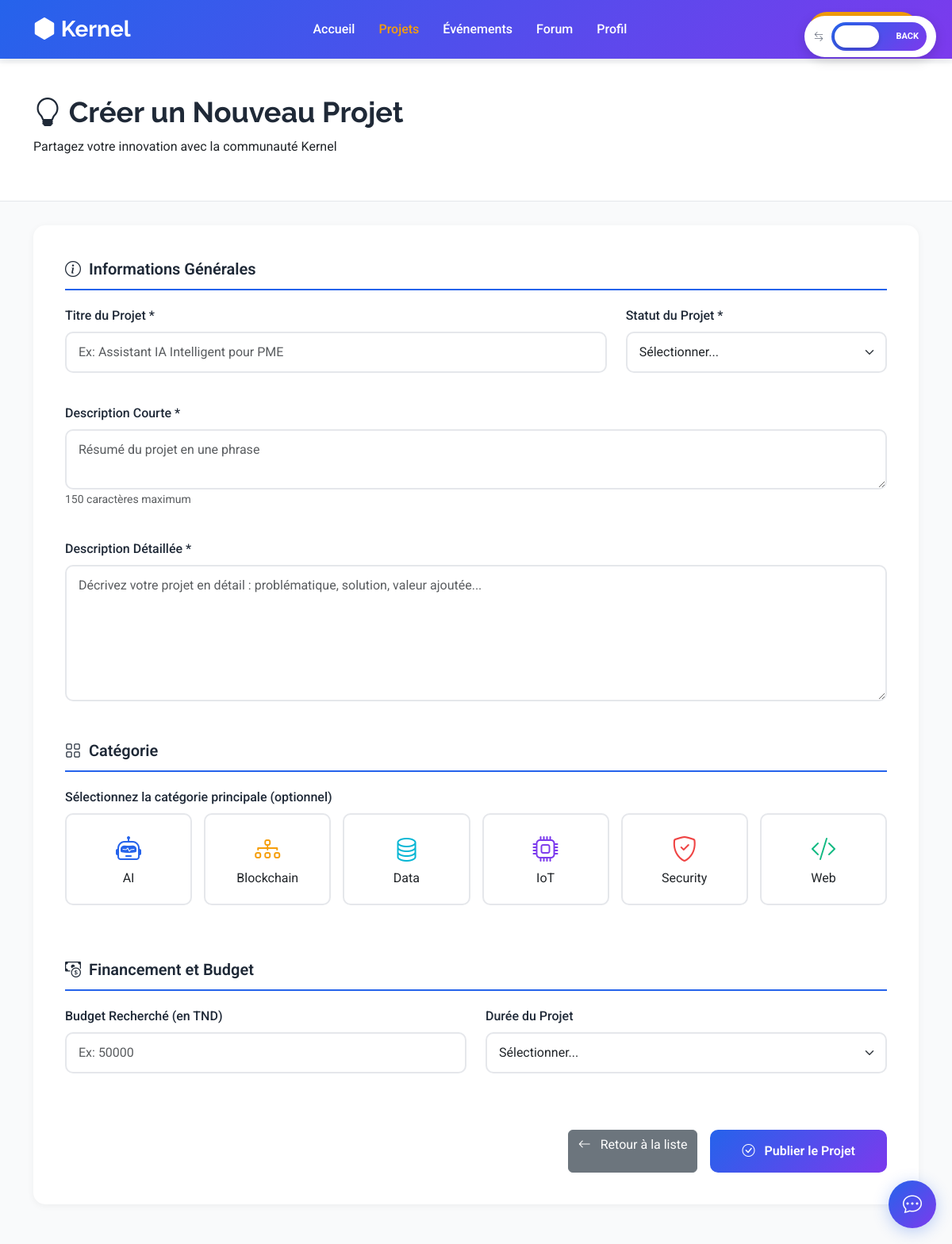
Screenshot of /view/FrontOffice/ajoutprojet.php with the database file from the repository.
### tables this page shows
CREATE TABLE `categorie` (
  `id` int(11) NOT NULL,
  `nom` varchar(100) DEFAULT NULL,
  `icon` varchar(50) DEFAULT NULL,
  `description` text DEFAULT NULL
);

### controller/categoriecontroller.php (called while the page is built, shortened)
<?php
class CategorieController {
    public function listCategories() {
        $sql = "SELECT * FROM categorie ORDER BY nom ASC";
        $db = config::getConnexion();
        try {
            $list = $db->query($sql);
            return $list->fetchAll();
        } catch (Exception $e) {
            die('Error: ' . $e->getMessage());
        }
    }
}
?>

### view/FrontOffice/ajoutprojet.php (the view, shortened to what this page needs)
<?php
include_once(__DIR__ . '/../../controller/categoriecontroller.php');
include_once(__DIR__ . '/../components/office-switch.php');
include_once(__DIR__ . '/../components/chatbot-widget.php');
$formData = [
    'projectTitle' => '',
    'projectStatus' => '',
    'shortDescription' => '',
    'detailedDescription' => '',
    'category' => '',
    'budget' => '',
    'duration' => ''
];
$errors = [];
$categorieController = new CategorieController();
$categories = $categorieController->listCategories();
?>
<!DOCTYPE html>
<html lang="fr">
<head>
  <link href="https://cdnjs.cloudflare.com/ajax/libs/bootstrap/5.3.0/css/bootstrap.min.css" rel="stylesheet">
  <link href="https://cdnjs.cloudflare.com/ajax/libs/bootstrap-icons/1.10.0/font/bootstrap-icons.min.css" rel="stylesheet">
</head>
<body>
  <?php echo renderOfficeSwitch('front', 'projet'); ?>
  <?php echo renderChatbotWidget(); ?>
  <header class="header d-flex align-items-center">
    <div class="container d-flex align-items-center justify-content-between">
      <a href="index.html" class="logo">
        <i class="bi bi-hexagon-fill"></i> Kernel
      </a>
      <nav class="navmenu">
        <ul>
          <li><a href="index.html">Accueil</a></li>
          <li><a href="listeprojet.php" style="color: var(--accent-color);">Projets</a></li>
          <li><a href="evenements-list.html">Événements</a></li>
          <li><a href="forum.html">Forum</a></li>
          <li><a href="profil-utilisateur.html">Profil</a></li>
        </ul>
      </nav>
      <a class="btn-getstarted" href="profil-utilisateur.html">Mon Espace</a>
    </div>
  </header>
  <div class="page-header">
    <div class="container">
      <h1><i class="bi bi-lightbulb"></i> Créer un Nouveau Projet</h1>
      <p>Partagez votre innovation avec la communauté Kernel</p>
    </div>
  </div>
  <div class="container">
    <form id="projectForm" class="form-container" method="POST" action="">
      <div class="section-title">
        <i class="bi bi-info-circle"></i> Informations Générales
      </div>
      <div class="row mb-3">
        <div class="col-md-8">
          <label class="form-label">Titre du Projet *</label>
          <input type="text" name="projectTitle" id="projectTitle" class="form-control <?php echo isset($errors['projectTitle']) ? 'error' : ''; ?>" placeholder="Ex: Assistant IA Intelligent pour PME" value="<?php echo htmlspecialchars($formData['projectTitle']); ?>" >
          <span id="projectTitle_error" class="error-message"><?php echo $errors['projectTitle'] ?? ''; ?></span>
        </div>
        <div class="col-md-4">
          <label class="form-label">Statut du Projet *</label>
          <select name="projectStatus" id="projectStatus" class="form-select <?php echo isset($errors['projectStatus']) ? 'error' : ''; ?>" >
            <option value="">Sélectionner...</option>
          </select>
          <span id="projectStatus_error" class="error-message"><?php echo $errors['projectStatus'] ?? ''; ?></span>
        </div>
      </div>
      <div class="mb-3">
        <label class="form-label">Description Courte *</label>
        <textarea name="shortDescription" id="shortDescription" class="form-control <?php echo isset($errors['shortDescription']) ? 'error' : ''; ?>" rows="2" placeholder="Résumé du projet en une phrase" ><?php echo htmlspecialchars($formData['shortDescription']); ?></textarea>
        <small class="text-muted">150 caractères maximum</small>
        <span id="shortDescription_error" class="error-message"><?php echo $errors['shortDescription'] ?? ''; ?></span>
      </div>
      <div class="mb-4">
        <label class="form-label">Description Détaillée *</label>
        <textarea name="detailedDescription" id="detailedDescription" class="form-control <?php echo isset($errors['detailedDescription']) ? 'error' : ''; ?>" rows="6" placeholder="Décrivez votre projet en détail : problématique, solution, valeur ajoutée..." ><?php echo htmlspecialchars($formData['detailedDescription']); ?></textarea>
        <span id="detailedDescription_error" class="error-message"><?php echo $errors['detailedDescription'] ?? ''; ?></span>
      </div>
      <div class="section-title mt-4">
        <i class="bi bi-grid"></i> Catégorie
      </div>
      <label class="form-label">Sélectionnez la catégorie principale (optionnel)</label>
      <div class="category-grid mb-4" id="categoryGrid">
        <?php
        $icons = [
          'ai' => 'bi-robot',
          'iot' => 'bi-cpu',
          'blockchain' => 'bi-diagram-3',
          'web' => 'bi-code-slash',
          'data' => 'bi-database',
          'security' => 'bi-shield-check'
        ];
        $colors = [
          'ai' => '#2563EB',
          'iot' => '#7C3AED',
          'blockchain' => '#F59E0B',
          'web' => '#10B981',
          'data' => '#06B6D4',
          'security' => '#EF4444'
        ];
        if ($categories):
          foreach ($categories as $cat):
            $catName = strtolower($cat['nom']);
            $icon = $icons[$catName] ?? 'bi-star';
            $color = $colors[$catName] ?? '#2563EB';
            $isSelected = ($formData['category'] == $cat['id']) ? 'selected' : '';
        ?>
          <div class="category-card <?php echo $isSelected; ?>" data-category="<?php echo $cat['id']; ?>">
            <i class="bi <?php echo $icon; ?>" style="color: <?php echo $color; ?>;"></i>
            <div><?php echo htmlspecialchars($cat['nom']); ?></div>
          </div>
        <?php
          endforeach;
        endif;
        ?>
      </div>
      <span id="category_error" class="error-message"><?php echo $errors['category'] ?? ''; ?></span>
      <div class="section-title mt-4">
        <i class="bi bi-cash-coin"></i> Financement et Budget
      </div>
      <div class="row mb-3">
        <div class="col-md-6">
          <label class="form-label">Budget Recherché (en TND)</label>
          <input type="number" name="budget" id="budget" class="form-control <?php echo isset($errors['budget']) ? 'error' : ''; ?>" placeholder="Ex: 50000" value="<?php echo htmlspecialchars($formData['budget']); ?>">
          <span id="budget_error" class="error-message"><?php echo $errors['budget'] ?? ''; ?></span>
        </div>
        <div class="col-md-6">
          <label class="form-label">Durée du Projet</label>
          <select name="duration" id="duration" class="form-select">
            <option value="">Sélectionner...</option>
          </select>
          <span id="duration_error" class="error-message"></span>
        </div>
      </div>
      <div class="d-flex gap-3 justify-content-end mt-5">
        <a href="listeprojet.php" class="btn btn-secondary">
          <i class="bi bi-arrow-left me-2"></i> Retour à la liste
        </a>
        <button type="submit" id="submitBtn" class="btn-submit">
          <i class="bi bi-check-circle me-2"></i> Publier le Projet
        </button>
      </div>
    </form>
  </div>
</body>
</html>

### view/FrontOffice/ajoutprojet.php (style rules this page uses)
:root { --primary-color: #2563EB; --secondary-color: #7C3AED; --accent-color: #F59E0B; --dark-color: #1F2937; --light-bg: #F9FAFB; }
body { font-family: 'Roboto', sans-serif; background: var(--light-bg); padding-top: 80px; padding-bottom: 50px; }
.header { background: linear-gradient(135deg, var(--primary-color), var(--secondary-color)); padding: 15px 0; position: fixed; width: 100%; top: 0; z-index: 1000; box-shadow: 0 2px 10px rgba(0,0,0,0.1); }
.logo { font-size: 28px; font-weight: 700; color: white; text-decoration: none; font-family: 'Raleway', sans-serif; }
.navmenu ul { list-style: none; margin: 0; padding: 0; display: flex; gap: 30px; align-items: center; }
.navmenu a { color: white; text-decoration: none; font-weight: 500; transition: all 0.3s; }
.btn-getstarted { background: var(--accent-color); color: white; padding: 10px 25px; border-radius: 50px; text-decoration: none; font-weight: 600; }
.page-header { background: white; padding: 40px 0; margin-bottom: 30px; border-bottom: 1px solid #E5E7EB; }
.page-header h1 { font-size: 36px; font-weight: 700; color: var(--dark-color); margin-bottom: 10px; font-family: 'Raleway', sans-serif; }
.form-container { background: white; border-radius: 15px; padding: 40px; box-shadow: 0 2px 10px rgba(0,0,0,0.05); }
.section-title { font-size: 20px; font-weight: 600; color: var(--dark-color); margin-bottom: 20px; padding-bottom: 10px; border-bottom: 2px solid var(--primary-color); display: flex; align-items: center; gap: 10px; }
.form-label { font-weight: 500; color: var(--dark-color); margin-bottom: 8px; }
.form-control, .form-select { padding: 12px 15px; border: 2px solid #E5E7EB; border-radius: 10px; transition: all 0.3s; }
.error-message { display: block; color: #EF4444; font-size: 13px; margin-top: 5px; min-height: 18px; }
.category-grid { display: grid; grid-template-columns: repeat(auto-fill, minmax(150px, 1fr)); gap: 15px; margin-bottom: 20px; }
.category-card { border: 2px solid #E5E7EB; border-radius: 10px; padding: 20px; text-align: center; cursor: pointer; transition: all 0.3s; }
.category-card i { font-size: 32px; margin-bottom: 10px; }
.btn-submit { background: linear-gradient(135deg, var(--primary-color), var(--secondary-color)); color: white; padding: 15px 40px; border: none; border-radius: 10px; font-weight: 600; font-size: 16px; transition: all 0.3s; }

### rows the page displays
categorie: nom "AI"
categorie: nom "Blockchain"
categorie: nom "Data"
categorie: nom "IoT"
categorie: nom "Security"
categorie: nom "Web"
